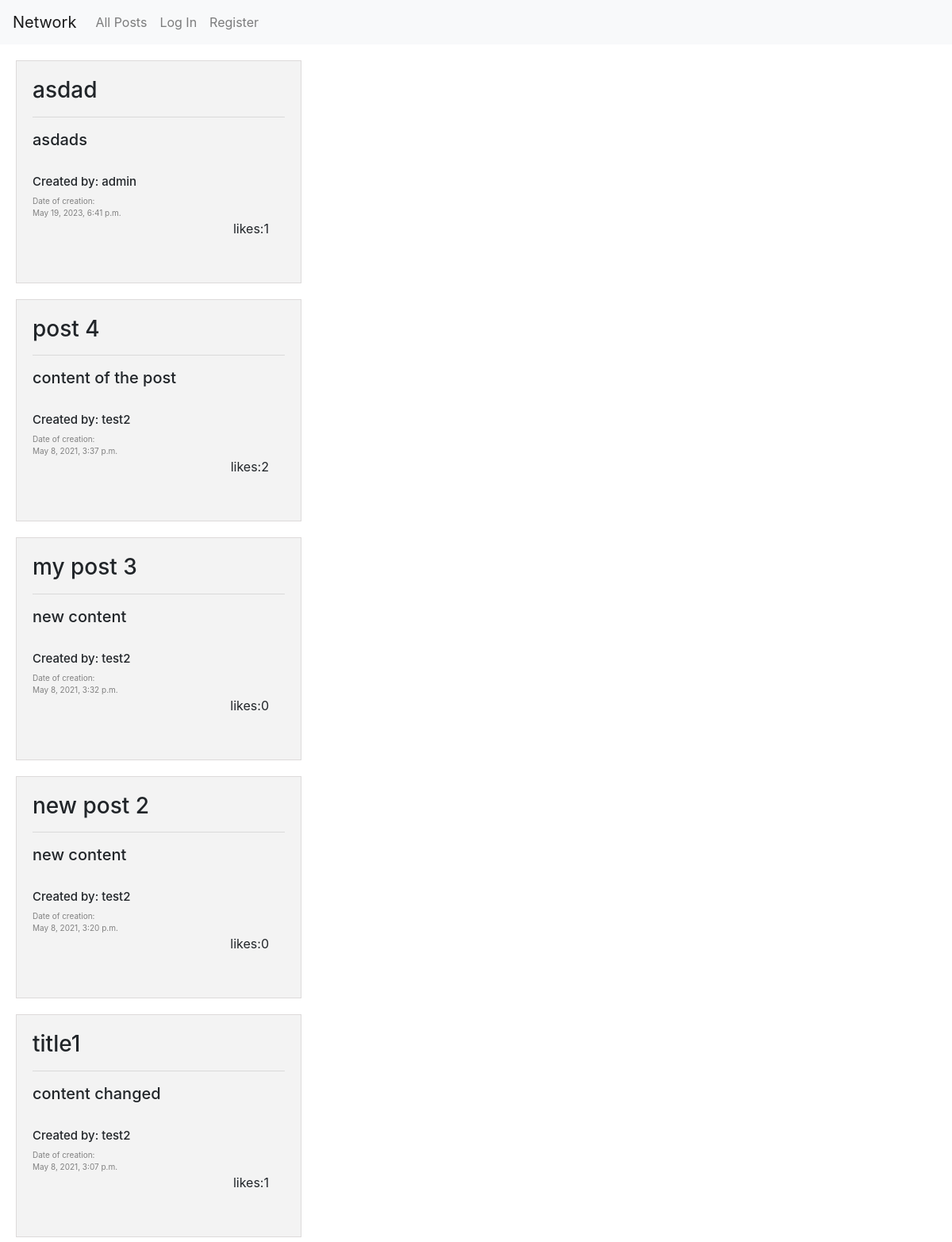
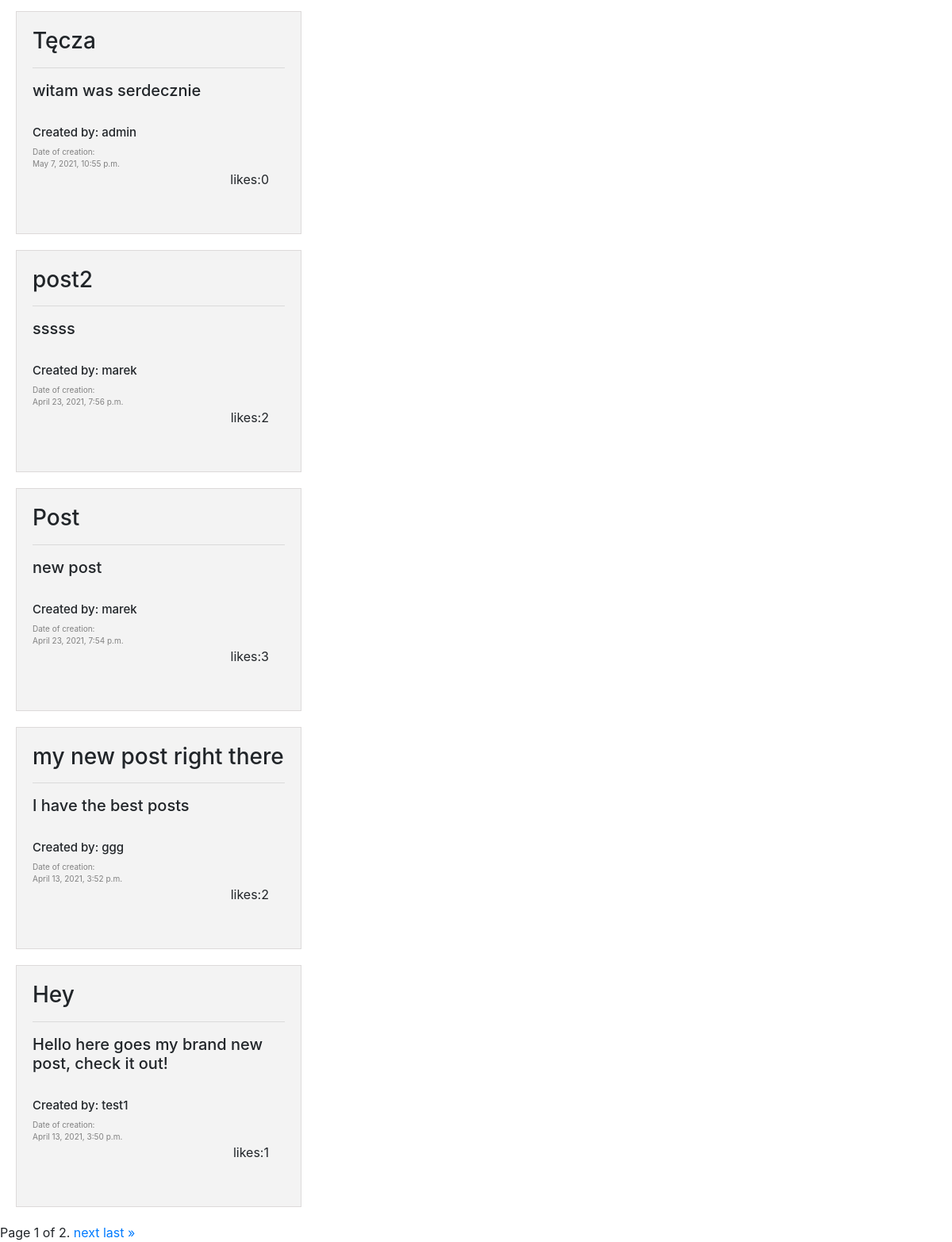
Page /allPosts on the committed database (2 pictures, top to bottom).
### network/models.py (models this page shows, shortened)
class Post(models.Model):
    title = models.CharField(max_length=64)
    text = models.TextField()
    likes = models.ManyToManyField(
        "User", default=None, blank=True, related_name="likes"
    )
    creation_date = models.DateTimeField()
    author = models.ForeignKey(
        User, on_delete=models.CASCADE, blank=True, related_name="author"
    )

class User(AbstractUser):
    def __str__(self):
        return self.username

### network/views.py (the view)
# urls.py: path("allPosts", views.allPosts, name="allPosts"),
def allPosts(request):
    posts_list = Post.objects.all().order_by("-creation_date")
    paginator = Paginator(posts_list, 10)
    page_number = request.GET.get("page")
    page_obj = paginator.get_page(page_number)
    return render(
        request, "network/allposts.html", {"page_obj": page_obj, "user": request.user}
    )

### network/templates/network/allposts.html (shortened to what this page needs)
{% extends "network/layout.html" %}
{% load static %}
{% block new_post %}
{% for post in page_obj %}
<div class="post" id="{{post.id}}">
    <div class="content">
        <h3>{{post.title}}</h3>
        <hr>
        <div id="text-before{{post.id}}">
            <h5>{{post.text}}</h5>
        </div>
        <br>
        <div class="get-user">
            <h5 style="font-size: 15px;" onclick = "get_profile('{{post.author.id}}')">Created by: {{post.author}}</h5>
        </div>
        <div class="date">
            Date of creation: <br>
            {{post.creation_date}}
        </div>
        <div class="right-bottom" style="height: 60px;">
            <div class="likes" >
                likes:   <div class="like-count{{post.id}}" style="float: right;"> {{post.like_set.count}}</div>
            </div>
        </div>
    </div>
</div>
{% endfor %}
<div class="pagination">
    <span class="step-links">
        <span class="current">
            Page {{ page_obj.number }} of {{ page_obj.paginator.num_pages }}.
        </span>
        {% if page_obj.has_next %}
            <a href="?page={{ page_obj.next_page_number }}">next</a>
            <a href="?page={{ page_obj.paginator.num_pages }}">last &raquo;</a>
        {% endif %}
    </span>
</div>
{% endblock %}

### network/static/network/styles.css (style rules this page uses)
.post { height: 20%; width: 30%; background-color: #f3f3f3; border: 1px solid rgb(221, 218, 218); padding: 20px; margin: 20px; }
.date { font-size: 10px; color: gray; }
.likes { float: right; padding: 0px 20px; }

### rows in the picture
Post: title "asdad", text "asdads", author "admin", creation_date "May 19, 2023, 6:41 p.m.", like_set.count "1"
Post: title "post 4", text "content of the post", author "test2", creation_date "May 8, 2021, 3:37 p.m.", like_set.count "2"
Post: title "my post 3", text "new content", author "test2", creation_date "May 8, 2021, 3:32 p.m.", like_set.count "0"
Post: title "new post 2", text "new content", author "test2", creation_date "May 8, 2021, 3:20 p.m.", like_set.count "0"
Post: title "title1", text "content changed", author "test2", creation_date "May 8, 2021, 3:07 p.m.", like_set.count "1"
Post: title "Tęcza", text "witam was serdecznie", author "admin", creation_date "May 7, 2021, 10:55 p.m.", like_set.count "0"
Post: title "post2", text "sssss", author "marek", creation_date "April 23, 2021, 7:56 p.m.", like_set.count "2"
Post: title "Post", text "new post", author "marek", creation_date "April 23, 2021, 7:54 p.m.", like_set.count "3"
Post: title "my new post right there", text "I have the best posts", author "ggg", creation_date "April 13, 2021, 3:52 p.m.", like_set.count "2"
Post: title "Hey", text "Hello here goes my brand new post, check it out!", author "test1", creation_date "April 13, 2021, 3:50 p.m.", like_set.count "1"

### other values in the picture
{{ page_obj.number }} "1"
{{ page_obj.paginator.num_pages }} "2"
